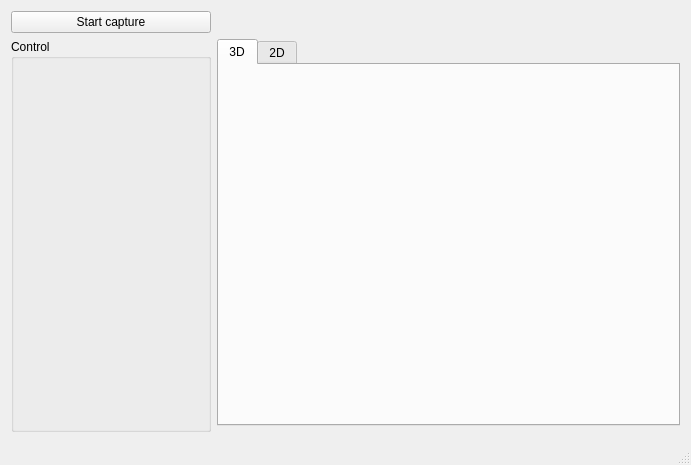
<?xml version="1.0" encoding="UTF-8"?>
<ui version="4.0">
 <class>MainWindow</class>
 <widget class="QMainWindow" name="MainWindow">
  <property name="geometry">
   <rect>
    <x>0</x>
    <y>0</y>
    <width>691</width>
    <height>465</height>
   </rect>
  </property>
  <property name="windowTitle">
   <string>MainWindow</string>
  </property>
  <widget class="QWidget" name="w_center">
   <layout class="QGridLayout" name="gridLayout_2">
    <item row="0" column="0">
     <layout class="QGridLayout" name="l_center">
      <item row="0" column="0">
       <widget class="QPushButton" name="bt_irsCtrl">
        <property name="text">
         <string>Start capture</string>
        </property>
        <property name="checkable">
         <bool>true</bool>
        </property>
       </widget>
      </item>
      <item row="1" column="0" rowspan="2">
       <widget class="QGroupBox" name="gb_ctrl">
        <property name="sizePolicy">
         <sizepolicy hsizetype="Fixed" vsizetype="Preferred">
          <horstretch>0</horstretch>
          <verstretch>0</verstretch>
         </sizepolicy>
        </property>
        <property name="minimumSize">
         <size>
          <width>200</width>
          <height>0</height>
         </size>
        </property>
        <property name="maximumSize">
         <size>
          <width>200</width>
          <height>16777215</height>
         </size>
        </property>
        <property name="title">
         <string>Control</string>
        </property>
        <layout class="QGridLayout" name="gridLayout"/>
       </widget>
      </item>
      <item row="1" column="1">
       <widget class="QTabWidget" name="tab_views">
        <property name="currentIndex">
         <number>0</number>
        </property>
        <widget class="QWidget" name="tab_3D">
         <attribute name="title">
          <string>3D</string>
         </attribute>
         <layout class="QVBoxLayout" name="verticalLayout_2">
          <property name="spacing">
           <number>0</number>
          </property>
          <property name="leftMargin">
           <number>0</number>
          </property>
          <property name="topMargin">
           <number>0</number>
          </property>
          <property name="rightMargin">
           <number>0</number>
          </property>
          <property name="bottomMargin">
           <number>0</number>
          </property>
          <item>
           <layout class="QGridLayout" name="l_tab3D"/>
          </item>
         </layout>
        </widget>
        <widget class="QWidget" name="tab_2D">
         <attribute name="title">
          <string>2D</string>
         </attribute>
         <layout class="QVBoxLayout" name="verticalLayout">
          <property name="spacing">
           <number>0</number>
          </property>
          <property name="leftMargin">
           <number>0</number>
          </property>
          <property name="topMargin">
           <number>0</number>
          </property>
          <property name="rightMargin">
           <number>0</number>
          </property>
          <property name="bottomMargin">
           <number>0</number>
          </property>
          <item>
           <layout class="QGridLayout" name="l_tab2D"/>
          </item>
         </layout>
        </widget>
       </widget>
      </item>
     </layout>
    </item>
   </layout>
  </widget>
  <widget class="QMenuBar" name="menuBar">
   <property name="geometry">
    <rect>
     <x>0</x>
     <y>0</y>
     <width>691</width>
     <height>23</height>
    </rect>
   </property>
  </widget>
  <widget class="QStatusBar" name="statusBar"/>
 </widget>
 <layoutdefault spacing="6" margin="11"/>
 <resources/>
 <connections/>
</ui>
